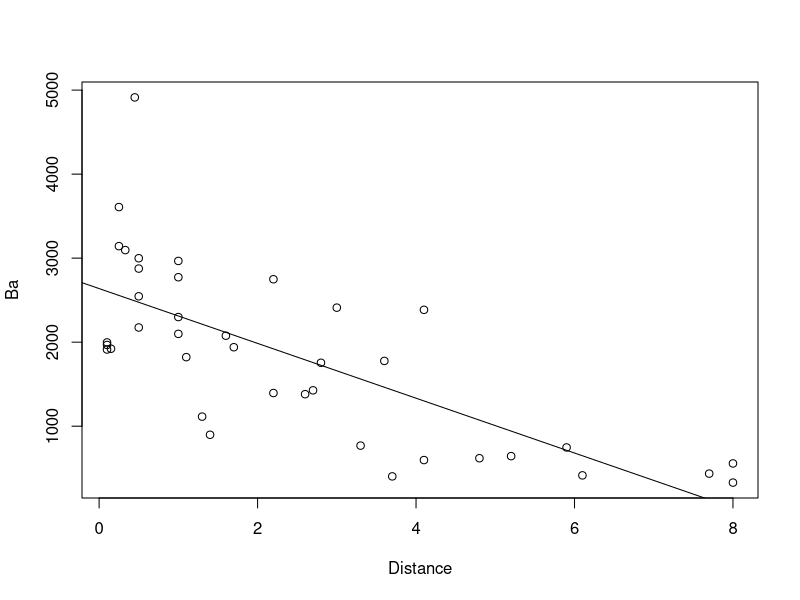
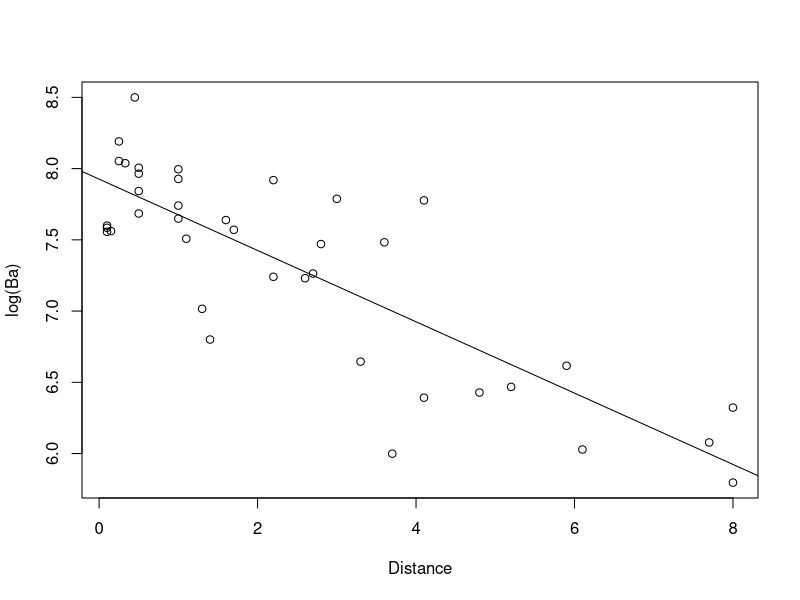
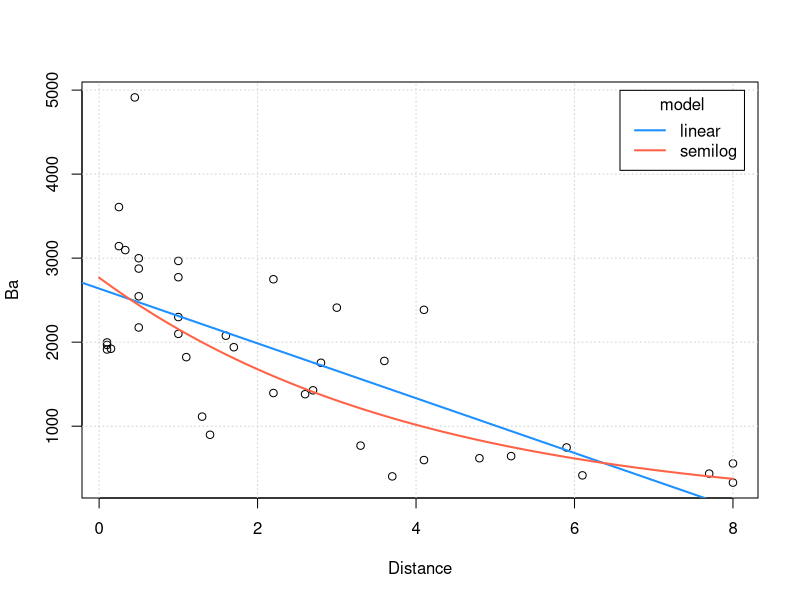
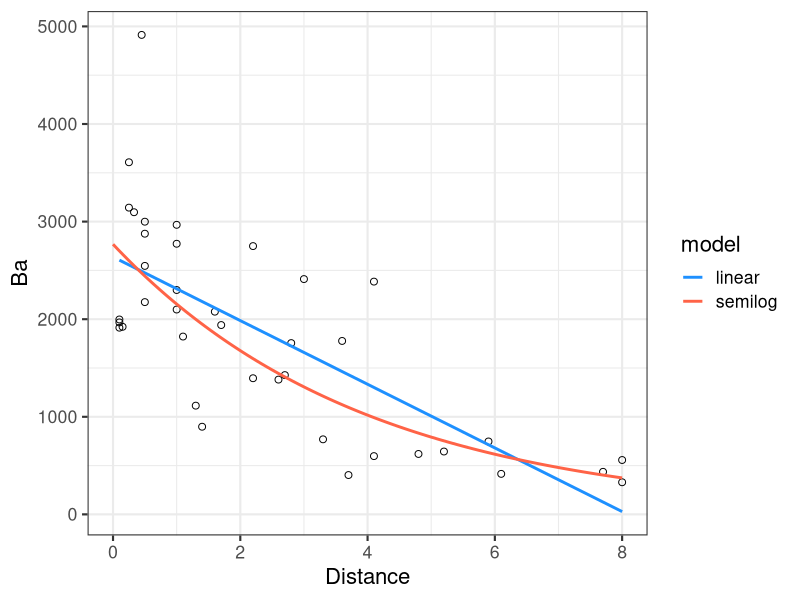

These charts were generated, in order, by the following R code:
library(readxl)
library(ggplot2)
ekev <- read_excel("ekev.xls", skip = 1)

# (1) Create linear regression model and plot it
plot(Ba ~ Distance, ekev)
modBa <- lm(Ba ~ Distance, ekev)
abline(modBa)

# (2) Apply logartithm transformation to variable BA
plot(log(Ba) ~ Distance, ekev)
modBa2 <- lm(log(Ba) ~ Distance, ekev)
abline(modBa2)


# (3) Compare two models 
fitting_model_colors <- c("dodgerblue", "tomato")

plot(Ba ~ Distance, ekev)
grid()
# lwd is line width of the fitting line
abline(modBa, lwd = 2, col = fitting_model_colors[1])
xs <- seq(0, 8, len = 100)
ys <- exp(predict(modBa2, newdata = data.frame(Distance = xs)))
lines(xs, ys, lwd = 2, col = fitting_model_colors[2])

legend("topright",
       c("linear", "semilog"),
       lwd = 2,
       col = fitting_model_colors,
       title = "model",
       inset = 0.02)

# (4) Same as 3 but using ggplot
preds2 <- data.frame(Distance = xs, Ba = ys)
# Look at this tutorial: https://youtu.be/HPJn1CMvtmI
# layer 0: x and y are the variables to be represented. "aes" is the aesthetic 
ggplot(data=ekev, mapping = aes(x=Distance, y=Ba)) +  
  # layer 1: size refers to that of the points and pch is the shape of it
  geom_point(pch = 21, size = 2) +
  # layer 2: add a smooth line over the point using a given method
  # method used: linear regression; standar error: none 
  geom_smooth(method = "lm", se = F, aes(col = "linear")) +
  # layer 3: this is another layer build on top of the graph hence data for this 
  # layer needs to be fed in again; we use line width and the aesthetics on top as 
  # the line is an individual object
  geom_line(data = preds2, lwd = 1, aes(col = "semilog")) +
  # layer 4: add colours blue and red to the two fitting lines
  scale_color_manual("model", values = c("linear" = "dodgerblue", "semilog" = "tomato")) +
  # layer 5: add a black and white background, it could be theme_x where x is the type of
  # the thme. Look at the doc to know how many of them are.
  theme_bw(base_size = 16)

